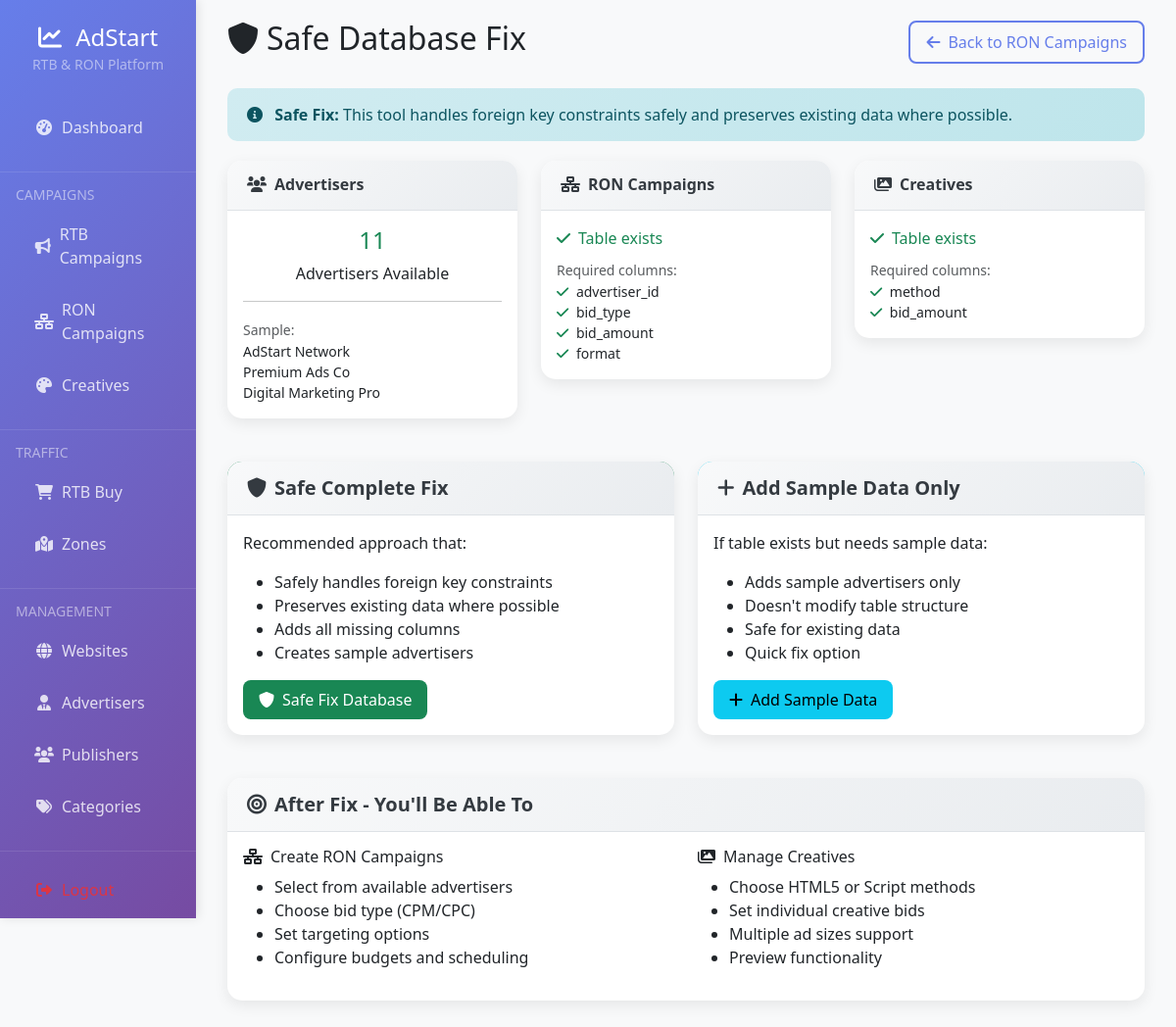
/admin/tools/safe-fix-advertisers.php (signed in), run on the app's committed database.
### tables this page shows
CREATE TABLE `advertisers` (
  `id` int(11) NOT NULL,
  `name` varchar(255) NOT NULL,
  `email` varchar(255) DEFAULT NULL,
  `company` varchar(255) DEFAULT NULL,
  `website` varchar(255) DEFAULT NULL,
  `phone` varchar(50) DEFAULT NULL,
  `address` text DEFAULT NULL,
  `contact_person` varchar(255) DEFAULT NULL,
  `status` enum('active','inactive','pending') DEFAULT 'active',
  `created_at` timestamp NULL DEFAULT current_timestamp(),
  `updated_at` timestamp NULL DEFAULT current_timestamp() ON UPDATE current_timestamp()
);

### admin/tools/safe-fix-advertisers.php (the view, shortened to what this page needs)
<?php
require_once '../../config/database.php';
$status = [];
try {
    $stmt = $pdo->query("SELECT COUNT(*) as count FROM advertisers");
    $status['advertisers_count'] = $stmt->fetchColumn();
    $stmt = $pdo->query("SELECT * FROM advertisers LIMIT 5");
    $status['sample_advertisers'] = $stmt->fetchAll();
} catch (Exception $e) {
    $status['advertisers_error'] = $e->getMessage();
}
try {
    $stmt = $pdo->query("DESCRIBE ron_campaigns");
    $status['ron_columns'] = array_column($stmt->fetchAll(), 'Field');
} catch (Exception $e) {
    $status['ron_error'] = $e->getMessage();
}
try {
    $stmt = $pdo->query("DESCRIBE creatives");
    $status['creative_columns'] = array_column($stmt->fetchAll(), 'Field');
} catch (Exception $e) {
    $status['creative_error'] = $e->getMessage();
}
include '../includes/header.php';
?>
<?php include '../includes/sidebar.php'; ?>
<div class="col-md-9 col-lg-10">
    <div class="main-content">
        <div class="d-flex justify-content-between align-items-center mb-4">
            <h2><i class="fas fa-shield-alt me-2"></i>Safe Database Fix</h2>
            <a href="../ron-campaign.php" class="btn btn-outline-primary">
                <i class="fas fa-arrow-left me-2"></i>Back to RON Campaigns
            </a>
        </div>
        <div class="alert alert-info">
            <i class="fas fa-info-circle me-2"></i>
            <strong>Safe Fix:</strong> This tool handles foreign key constraints safely and preserves existing data where possible.
        </div>
        <div class="row mb-4">
            <div class="col-md-4">
                <div class="card">
                    <div class="card-header">
                        <h6><i class="fas fa-users me-2"></i>Advertisers</h6>
                    </div>
                    <div class="card-body">
                        <?php if (isset($status['advertisers_count'])): ?>
                            <div class="text-center">
                                <h4 class="text-success"><?php echo $status['advertisers_count']; ?></h4>
                                <p class="mb-0">Advertisers Available</p>
                            </div>
                            <?php if (!empty($status['sample_advertisers'])): ?>
                            <hr>
                            <small class="text-muted">Sample:</small>
                            <?php foreach (array_slice($status['sample_advertisers'], 0, 3) as $adv): ?>
                            <div class="small"><?php echo htmlspecialchars($adv['name']); ?></div>
                            <?php endforeach; ?>
                            <?php endif; ?>
                        <?php endif; ?>
                    </div>
                </div>
            </div>
            <div class="col-md-4">
                <div class="card">
                    <div class="card-header">
                        <h6><i class="fas fa-network-wired me-2"></i>RON Campaigns</h6>
                    </div>
                    <div class="card-body">
                        <?php if (isset($status['ron_columns'])): ?>
                            <div class="text-success mb-2">
                                <i class="fas fa-check me-2"></i>Table exists
                            </div>
                            <small class="text-muted">Required columns:</small>
                            <?php
                            $required = ['advertiser_id', 'bid_type', 'bid_amount', 'format'];
                            foreach ($required as $col):
                                $exists = in_array($col, $status['ron_columns']);
                            ?>
                            <div class="small">
                                <i class="fas fa-<?php echo $exists ? 'check text-success' : 'times text-danger'; ?> me-1"></i>
                                <?php echo $col; ?>
                            </div>
                            <?php endforeach; ?>
                        <?php else: ?>
                            <div class="text-danger">
                                <i class="fas fa-times me-2"></i>Table missing
                            </div>
                        <?php endif; ?>
                    </div>
                </div>
            </div>
            <div class="col-md-4">
                <div class="card">
                    <div class="card-header">
                        <h6><i class="fas fa-images me-2"></i>Creatives</h6>
                    </div>
                    <div class="card-body">
                        <?php if (isset($status['creative_columns'])): ?>
                            <div class="text-success mb-2">
                                <i class="fas fa-check me-2"></i>Table exists
                            </div>
                            <small class="text-muted">Required columns:</small>
                            <?php
                            $required = ['method', 'bid_amount'];
                            foreach ($required as $col):
                                $exists = in_array($col, $status['creative_columns']);
                            ?>
                            <div class="small">
                                <i class="fas fa-<?php echo $exists ? 'check text-success' : 'times text-danger'; ?> me-1"></i>
                                <?php echo $col; ?>
                            </div>
                            <?php endforeach; ?>
                        <?php else: ?>
                            <div class="text-danger">
                                <i class="fas fa-times me-2"></i>Table missing
                            </div>
                        <?php endif; ?>
                    </div>
                </div>
            </div>
        </div>
        <div class="row">
            <div class="col-md-6">
                <div class="card">
                    <div class="card-header bg-success text-white">
                        <h5><i class="fas fa-shield-alt me-2"></i>Safe Complete Fix</h5>
                    </div>
                    <div class="card-body">
                        <p>Recommended approach that:</p>
                        <ul>
                            <li>Safely handles foreign key constraints</li>
                            <li>Preserves existing data where possible</li>
                            <li>Adds all missing columns</li>
                            <li>Creates sample advertisers</li>
                        </ul>
                        <form method="POST">
                            <button type="submit" class="btn btn-success" onclick="return confirm('Proceed with safe database fix?')">
                                <i class="fas fa-shield-alt me-2"></i>Safe Fix Database
                            </button>
                        </form>
                    </div>
                </div>
            </div>
            <div class="col-md-6">
                <div class="card">
                    <div class="card-header bg-info text-white">
                        <h5><i class="fas fa-plus me-2"></i>Add Sample Data Only</h5>
                    </div>
                    <div class="card-body">
                        <p>If table exists but needs sample data:</p>
                        <ul>
                            <li>Adds sample advertisers only</li>
                            <li>Doesn't modify table structure</li>
                            <li>Safe for existing data</li>
                            <li>Quick fix option</li>
                        </ul>
                        <form method="POST">
                            <button type="submit" class="btn btn-info" onclick="return confirm('Add sample advertiser data?')">
                                <i class="fas fa-plus me-2"></i>Add Sample Data
                            </button>
                        </form>
                    </div>
                </div>
            </div>
        </div>
        <div class="card mt-4">
            <div class="card-header">
                <h5><i class="fas fa-bullseye me-2"></i>After Fix - You'll Be Able To</h5>
            </div>
            <div class="card-body">
                <div class="row">
                    <div class="col-md-6">
                        <h6><i class="fas fa-network-wired me-2"></i>Create RON Campaigns</h6>
                        <ul>
                            <li>Select from available advertisers</li>
                            <li>Choose bid type (CPM/CPC)</li>
                            <li>Set targeting options</li>
                            <li>Configure budgets and scheduling</li>
                        </ul>
                    </div>
                    <div class="col-md-6">
                        <h6><i class="fas fa-images me-2"></i>Manage Creatives</h6>
                        <ul>
                            <li>Choose HTML5 or Script methods</li>
                            <li>Set individual creative bids</li>
                            <li>Multiple ad sizes support</li>
                            <li>Preview functionality</li>
                        </ul>
                    </div>
                </div>
            </div>
        </div>
    </div>
</div>
<?php include '../includes/footer.php'; ?>

### assets/css/style.css (style rules this page uses)
:root { --primary-gradient: linear-gradient(135deg, #667eea 0%, #764ba2 100%); --primary-color: #667eea; --secondary-color: #764ba2; --success-color: #28a745; --warning-color: #ffc107; --danger-color: #dc3545; --info-color: #17a2b8; --light-color: #f8f9fa; --dark-color: #343a40; }
body { font-family: 'Segoe UI', Tahoma, Geneva, Verdana, sans-serif; background-color: var(--light-color); }
.main-content { background: var(--light-color); min-height: 100vh; padding: 20px; }
.card { border: none; border-radius: 15px; box-shadow: 0 5px 15px rgba(0,0,0,0.08); transition: all 0.3s ease; margin-bottom: 20px; }
.card-header { background: linear-gradient(135deg, #f8f9fa 0%, #e9ecef 100%); border-bottom: 1px solid #dee2e6; border-radius: 15px 15px 0 0 !important; padding: 15px 20px; }
.card-header h5, .card-header h6 { margin: 0; color: var(--dark-color); font-weight: 600; }
.btn { border-radius: 8px; padding: 8px 16px; font-weight: 500; transition: all 0.3s ease; border: none; }
.btn-outline-primary { border: 2px solid var(--primary-color); color: var(--primary-color); }
.alert { border-radius: 10px; border: none; padding: 15px 20px; margin-bottom: 20px; }
.alert-info { background: linear-gradient(135deg, #d1ecf1 0%, #bee5eb 100%); color: #0c5460; }
.card { animation: fadeInUp 0.6s ease-out; }

### admin/includes/header.php (style rules this page uses)
.main-content { background: #f8f9fa; min-height: 100vh; padding: 20px; }
.card { border: none; border-radius: 15px; box-shadow: 0 5px 15px rgba(0,0,0,0.08); transition: transform 0.3s ease; }

### data on the page
advertisers: name "AdStart Network"
advertisers: name "Premium Ads Co"
advertisers: name "Digital Marketing Pro"

### other printed values
$status['advertisers_count'] "11"
$col "advertiser_id"
$col "bid_type"
$col "bid_amount"
$col "format"
$col "method"
